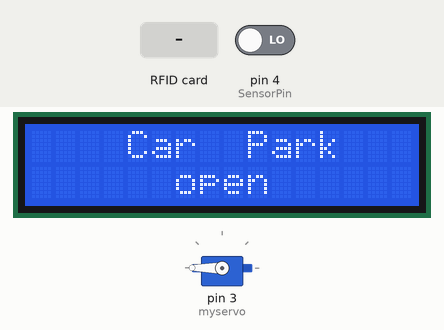
Simulated run of this sketch. Board: Arduino Uno, built with avr-gcc and run on an emulated ATmega328P. Shown: 16×2 character LCD, servo. The inputs (shaded band) are chosen by the test bench; at power-on: pin 4 (SensorPin) LOW. What the sketch prints to the serial monitor is not drawn.

Above: at 1.3 s.
1.4 s: RFID card 01 3F DC 03 held to the reader
At 2.8 s:
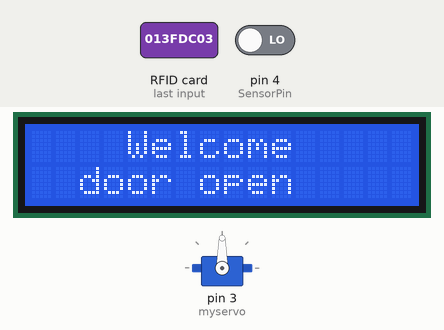
Timing chart, 0 to 4.4 s (numbered marks = the images above; inputs shaded):
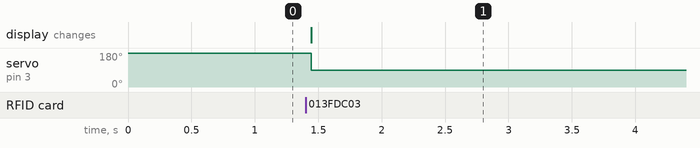

Measured:
- after the input at 1.4 s, servo on pin 3 (myservo): 180° → 90° after 0.05 s; the display: changes after 0.05 s (image 1)

The sketch:

final1.ino
```cpp
#include <SPI.h>
#include <Wire.h>
#include <MFRC522.h>
#include <LiquidCrystal_PCF8574.h>

#include <Servo.h>   //載入函式庫，這是內建的，不用安裝

#define RST_PIN         9
#define SS_PIN          10 //RC522卡上的SDA
Servo myservo;  // 建立SERVO物件
MFRC522 mfrc522;   // 建立MFRC522實體
LiquidCrystal_PCF8574 lcd(0x27);  // 設定i2c位址，一般情況就是0x27和0x3F兩種
char *reference;
int SensorPin = 4;
int OutputPin = 5;
//byte uid[]={0x01, 0x3F, 0xDC, 0x03};  //磁扣
//0xE1,0x1A,0x6F,0x21,//卡片

byte uid[2][4]={{0x01, 0x3F, 0xDC, 0x03},{0xE1,0x1A,0x6F,0x22}};  //磁扣
//0xE1,0x1A,0x6F,0x21    0x01, 0x3F, 0xDC, 0x03//卡片

void setup()
{
  pinMode(LED_BUILTIN, OUTPUT);
  pinMode(SensorPin, INPUT);
  lcd.begin(16, 2); // 初始化LCD
  lcd.setBacklight(125);
  lcd.clear();
  lcd.setCursor(0, 0);  //設定游標位置 (字,行)
  lcd.print(F("    Car  Park"));
  lcd.setCursor(0, 1);
  lcd.print(F("      open"));
  Serial.begin(9600);
  SPI.begin();
  myservo.attach(3);
  myservo.write(180);  //旋轉到0度，就是一般所說的歸零

  mfrc522.PCD_Init(SS_PIN, RST_PIN); // 初始化MFRC522卡
  // Serial.print(F("Reader "));
  // Serial.print(F(": "));
  mfrc522.PCD_DumpVersionToSerial(); // 顯示讀卡設備的版本
}

void loop() {
  // 檢查是不是偵測到新的卡
  if (mfrc522.PICC_IsNewCardPresent() && mfrc522.PICC_ReadCardSerial()) {
      // 顯示卡片的UID
      //Serial.print(F("Card UID:"));
      //dump_byte_array(mfrc522.uid.uidByte, mfrc522.uid.size); // 顯示卡片的UID
      //Serial.println();
      //Serial.print(F("PICC type: "));
      MFRC522::PICC_Type piccType = mfrc522.PICC_GetType(mfrc522.uid.sak);
      //Serial.println(mfrc522.PICC_GetTypeName(piccType));  //顯示卡片的類型

      bool they_match = true; // 初始值是假設為真
      for ( int i = 0; i < 2; i++ ) { // 卡片UID為4段，分別做比對
          they_match = true; // 初始值是假設為真
          for(int j = 0 ; j < 4 ; j++ ){
            if ( uid[i][j] != mfrc522.uid.uidByte[j] ) {
              they_match = false; // 如果任何一個比對不正確，they_match就為false，然後就結束比對
              break;
            }
          }
          if(they_match) break;
      }
      //在監控視窗中顯示比對的結果
      if(they_match){
        lcd.clear();
        lcd.setCursor(0, 0);  //設定游標位置 (字,行)
        lcd.print(F("    Welcome"));
        lcd.setCursor(0, 1);
        lcd.print(F("  door open"));
        //Serial.println(F("歡迎進入"));
        myservo.write(90);
        delay(1000);
        int SensorValue = digitalRead(SensorPin);
        while(SensorValue ==0){
          SensorValue = digitalRead(SensorPin);
          if(SensorValue==1){
            for(int h=0;h<2000;h++){
              delay(1);
              SensorValue = digitalRead(SensorPin);
              if(SensorValue==0){
                break;
              }
            }
          }
        }

        delay(1000);
        lcd.setCursor(0, 1);
        lcd.print(F("  door closeing"));
        delay(1000);
        myservo.write(180);
      }else{
        lcd.clear();
        lcd.setCursor(0, 0);  //設定游標位置 (字,行)
        lcd.print(F("     stop!"));
        lcd.setCursor(0, 1);
        lcd.print(F("  door close"));
        //Serial.println(F("禁止進入!"));
        delay(2000);
      }
      mfrc522.PICC_HaltA();  // 卡片進入停止模式
      delay(1000);
      lcd.clear();
      lcd.setCursor(0, 0);  //設定游標位置 (字,行)
      lcd.print(F("    Car  Park"));
      lcd.setCursor(0, 1);
      lcd.print(F("      open"));
    }
}

/**
 * 這個副程式把讀取到的UID，用16進位顯示出來
 */
void dump_byte_array(byte *buffer, byte bufferSize) {
  for (byte i = 0; i < bufferSize; i++) {
    Serial.print(buffer[i] < 0x10 ? " 0" : " ");
    Serial.print(buffer[i], HEX);
  }
}
```
